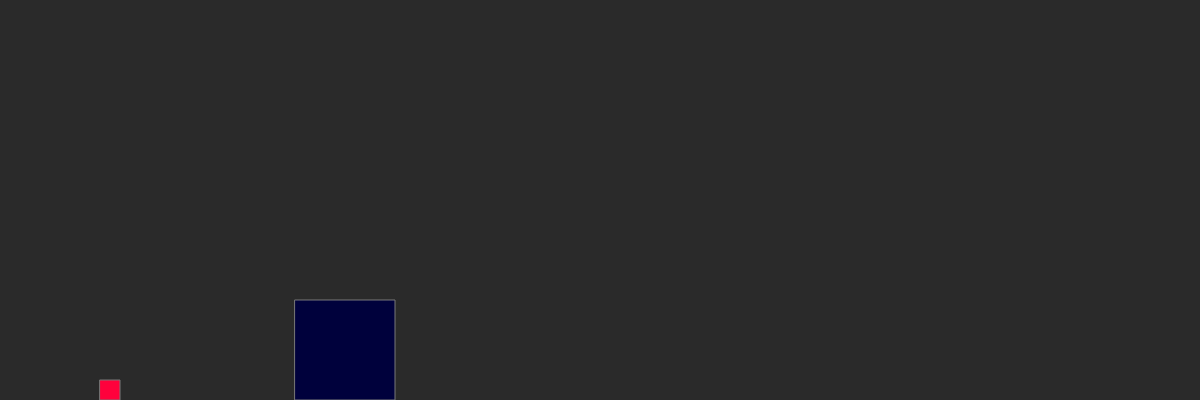
Frame 1 (no input)
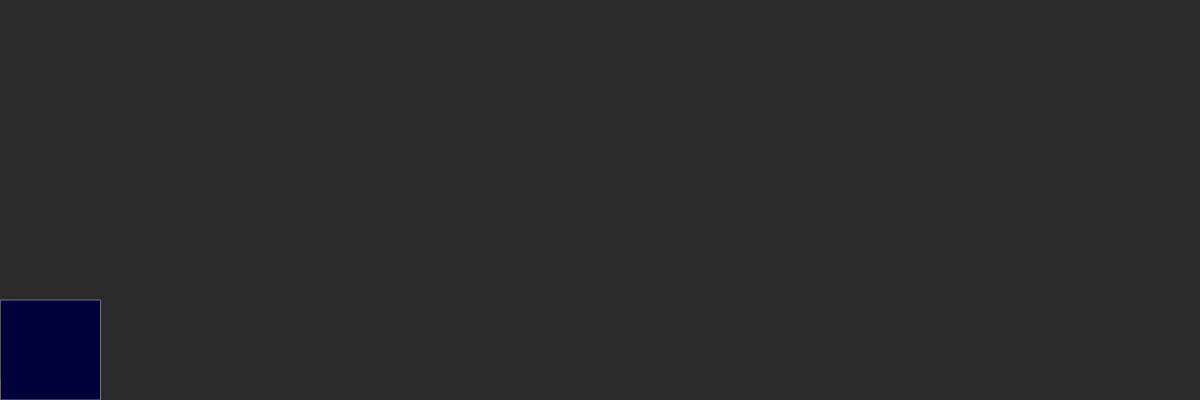
Frame 60 (no input)
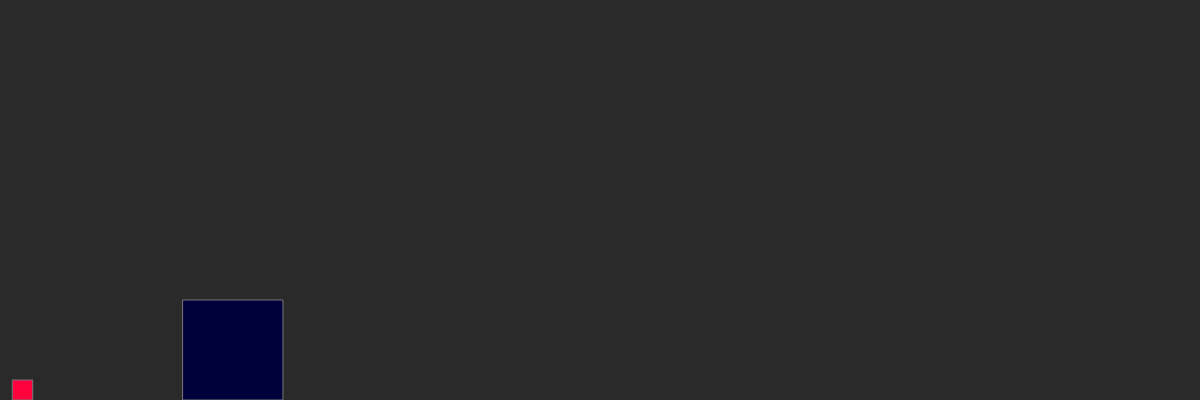
Frame 120 (the mouse pressed at the canvas centre since frame 60)

The p5.js sketch that drew these frames (run headless with seeded random() and noise() and a simulated clock; from frame 60 on, the mouse is pressed at the canvas centre):

// p5.js sketch
// ── sketch.js
let collisions = 0;
let div;
let digits = 8;
let dt = 1000000;

function setup() {
  createCanvas(windowWidth, 400);
  block1 = new Block(100,20,1,0);
  const m = pow(100,digits-1);
  block2 = new Block(300,100,m,-5/dt);
  div = createDiv(collisions);
}


function draw() {
  background(42,42,42);

  for(let i=0;i<dt;i++){
    if(block1.collide(block2)){
      let v1 = block1.bounce(block2);
      let v2 = block2.bounce(block1);
      block1.v = v1;
      block2.v = v2;
      collisions ++;
    }
    
    if(block1.hitWall()){
      block1.reverse();
      collisions++;
    }

    block1.update();
    block2.update();
  }


  block1.show();
  block2.show();

  div.html(nf(collisions,digits));
}
// ── block.js
class Block{
    constructor(x,w,m,v){
        this.x = x;
        this.y = height - w;
        this.w = w;
        this.m = m;
        this.v = v;
    }

    reverse(){
        this.v = -this.v;  
    }

    hitWall(){
        return this.x <= 0;

    }

    collide(other){
        return !(this.x + this.w < other.x || this.x >  other.x + other.w);
    }

    bounce(other){
        return ((this.m - other.m)/(this.m + other.m)*this.v)+((2*other.m)/(this.m + other.m)*other.v);
    }

    show(){
        stroke(120);
        fill(255/this.m,255/this.y,60);
        square(this.x,this.y,this.w);
    }

    update(){
        this.x += this.v;
    }
}
